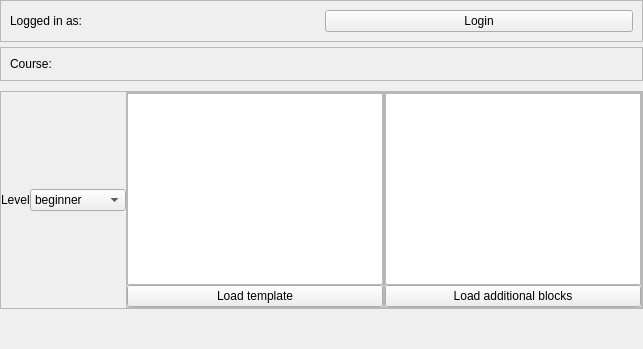
      <widget class="QWidget" name="tabTeacher">
       <attribute name="title">
        <string>Courses</string>
       </attribute>
       <layout class="QVBoxLayout" name="verticalLayout_7">
        <property name="spacing">
         <number>5</number>
        </property>
        <property name="leftMargin">
         <number>0</number>
        </property>
        <property name="topMargin">
         <number>0</number>
        </property>
        <property name="rightMargin">
         <number>0</number>
        </property>
        <property name="bottomMargin">
         <number>0</number>
        </property>
        <item>
         <widget class="QFrame" name="frame_10">
          <property name="sizePolicy">
           <sizepolicy hsizetype="Preferred" vsizetype="Fixed">
            <horstretch>0</horstretch>
            <verstretch>0</verstretch>
           </sizepolicy>
          </property>
          <property name="frameShape">
           <enum>QFrame::StyledPanel</enum>
          </property>
          <property name="frameShadow">
           <enum>QFrame::Raised</enum>
          </property>
          <layout class="QHBoxLayout" name="horizontalLayout_14">
           <item>
            <widget class="QLabel" name="teacherName">
             <property name="text">
              <string>Logged in as:</string>
             </property>
            </widget>
           </item>
           <item>
            <widget class="QPushButton" name="logInTeacher">
             <property name="styleSheet">
              <string notr="true">color: #000000;</string>
             </property>
             <property name="text">
              <string>Login</string>
             </property>
            </widget>
           </item>
          </layout>
         </widget>
        </item>
        <item>
         <widget class="QFrame" name="frame_11">
          <property name="sizePolicy">
           <sizepolicy hsizetype="Preferred" vsizetype="Fixed">
            <horstretch>0</horstretch>
            <verstretch>0</verstretch>
           </sizepolicy>
          </property>
          <property name="frameShape">
           <enum>QFrame::StyledPanel</enum>
          </property>
          <property name="frameShadow">
           <enum>QFrame::Raised</enum>
          </property>
          <layout class="QHBoxLayout" name="horizontalLayout_15">
           <item>
            <widget class="QLabel" name="groupName">
             <property name="text">
              <string>Course:</string>
             </property>
            </widget>
           </item>
           <item>
            <widget class="QLabel" name="currentLoggedIn">
             <property name="text">
              <string/>
             </property>
            </widget>
           </item>
          </layout>
         </widget>
        </item>
        <item>
         <widget class="StudentList" name="studentList" native="true">
          <property name="sizePolicy">
           <sizepolicy hsizetype="Minimum" vsizetype="Fixed">
            <horstretch>0</horstretch>
            <verstretch>0</verstretch>
           </sizepolicy>
          </property>
          <property name="minimumSize">
           <size>
            <width>0</width>
            <height>0</height>
           </size>
          </property>
         </widget>
        </item>
        <item alignment="Qt::AlignTop">
         <widget class="QFrame" name="frame_12">
          <property name="sizePolicy">
           <sizepolicy hsizetype="Preferred" vsizetype="Expanding">
            <horstretch>0</horstretch>
            <verstretch>0</verstretch>
           </sizepolicy>
          </property>
          <property name="frameShape">
           <enum>QFrame::StyledPanel</enum>
          </property>
          <property name="frameShadow">
           <enum>QFrame::Raised</enum>
          </property>
          <layout class="QHBoxLayout" name="horizontalLayout_16">
           <property name="spacing">
            <number>0</number>
           </property>
           <property name="leftMargin">
            <number>0</number>
           </property>
           <property name="topMargin">
            <number>0</number>
           </property>
           <property name="rightMargin">
            <number>0</number>
           </property>
           <property name="bottomMargin">
            <number>0</number>
           </property>
           <item>
            <widget class="QLabel" name="level">
             <property name="sizePolicy">
              <sizepolicy hsizetype="Fixed" vsizetype="Preferred">
               <horstretch>0</horstretch>
               <verstretch>0</verstretch>
              </sizepolicy>
             </property>
             <property name="text">
              <string>Level</string>
             </property>
            </widget>
           </item>
           <item>
            <widget class="QComboBox" name="comboBox">
             <item>
              <property name="text">
               <string>beginner</string>
              </property>
             </item>
             <item>
              <property name="text">
               <string>advanced</string>
              </property>
             </item>
             <item>
              <property name="text">
               <string>professional</string>
              </property>
             </item>
            </widget>
           </item>
           <item>
            <widget class="QFrame" name="frame_14">
             <property name="frameShape">
              <enum>QFrame::StyledPanel</enum>
             </property>
             <property name="frameShadow">
              <enum>QFrame::Raised</enum>
             </property>
             <layout class="QVBoxLayout" name="verticalLayout_10">
              <property name="spacing">
               <number>0</number>
              </property>
              <property name="leftMargin">
               <number>0</number>
              </property>
              <property name="topMargin">
               <number>0</number>
              </property>
              <property name="rightMargin">
               <number>0</number>
              </property>
              <property name="bottomMargin">
               <number>0</number>
              </property>
              <item>
               <widget class="QListWidget" name="listWidget"/>
              </item>
              <item>
               <widget class="QPushButton" name="buttonLoadTemplate">
                <property name="styleSheet">
                 <string notr="true">color: #000000;</string>
                </property>
                <property name="text">
                 <string>Load template</string>
                </property>
               </widget>
              </item>
             </layout>
            </widget>
           </item>
           <item>
            <widget class="QFrame" name="frame_5">
             <property name="frameShape">
              <enum>QFrame::StyledPanel</enum>
             </property>
             <property name="frameShadow">
              <enum>QFrame::Raised</enum>
             </property>
             <layout class="QVBoxLayout" name="verticalLayout_9">
              <property name="spacing">
               <number>0</number>
              </property>
              <property name="leftMargin">
               <number>0</number>
              </property>
              <property name="topMargin">
               <number>0</number>
              </property>
              <property name="rightMargin">
               <number>0</number>
              </property>
              <property name="bottomMargin">
               <number>0</number>
              </property>
              <item>
               <widget class="QListWidget" name="listAddDragElem">
                <property name="contextMenuPolicy">
                 <enum>Qt::CustomContextMenu</enum>
                </property>
                <property name="selectionMode">
                 <enum>QAbstractItemView::ExtendedSelection</enum>
                </property>
               </widget>
              </item>
              <item>
               <widget class="QPushButton" name="buttonAddDragElem">
                <property name="styleSheet">
                 <string notr="true">color: #000000;</string>
                </property>
                <property name="text">
                 <string>Load additional blocks</string>
                </property>
               </widget>
              </item>
             </layout>
            </widget>
           </item>
          </layout>
         </widget>
        </item>
        <item>
         <spacer name="verticalSpacer_4">
          <property name="orientation">
           <enum>Qt::Vertical</enum>
          </property>
          <property name="sizeHint" stdset="0">
           <size>
            <width>20</width>
            <height>40</height>
           </size>
          </property>
         </spacer>
        </item>
       </layout>
      </widget>
